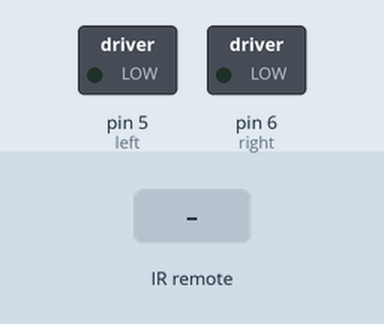
Recording of a sketch running on a simulated Arduino Uno, built with avr-gcc and run on an emulated ATmega328P. On the bench: switched loads named in the sketch (green lamp = pin HIGH). Inputs (shaded band) come from the test bench.

Above: at 1.2 s.
1.3 s: infrared code 0x9 received
At 1.37 s:
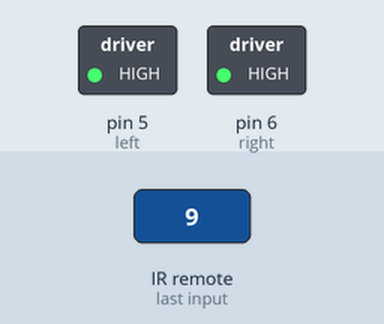
2.9 s: infrared code 0x8 received
At 2.97 s:
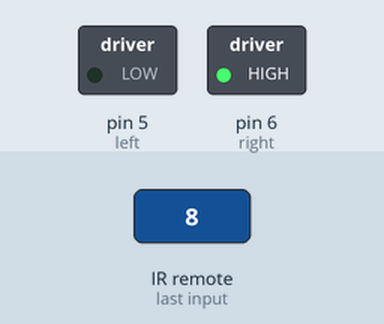
4.5 s: infrared code 0xA received
At 4.57 s:
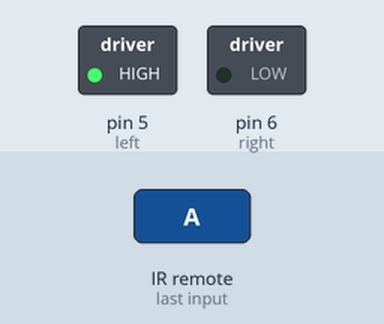
Timing chart, 0 to 7.5 s (numbered marks = the images above; inputs shaded):
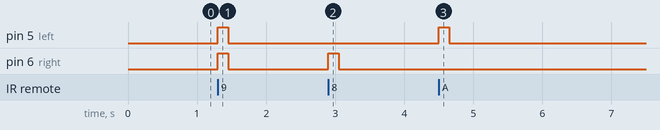

The sketch:

fridge_magnet_robot.ino
```cpp
#include <IRremote.hpp>

//pin definitions
#define left 5
#define right 6

uint16_t command = 0;
uint16_t pcommand = 0;
unsigned long ptime = 0;

// function init
void moveLeftMotor();
void moveRightMotor();

void setup() {
  // put your setup code here, to run once:
  Serial.begin(115200);
  IrReceiver.begin(2, ENABLE_LED_FEEDBACK);
  pinMode(left,OUTPUT);
  pinMode(right,OUTPUT);
}

void loop() {
  // put your main code here, to run repeatedly:
  if (IrReceiver.decode()) {
    // IrReceiver.printIRResultMinimal(&Serial);
    // Serial.println();
    IrReceiver.resume();
    ptime = millis();
    command = IrReceiver.decodedIRData.command; //eight bits
    if(command != 0x0){
      pcommand = command;
    }


    if(pcommand == 0x9){ //forward
      digitalWrite(left,1);
      digitalWrite(right,1);
    }else if(pcommand == 0x8){ // left
      digitalWrite(left,0);
      digitalWrite(right,1);
    }else if(pcommand == 0xA){ //right
      digitalWrite(left,1);
      digitalWrite(right,0);
    }else{
      digitalWrite(left,0);
      digitalWrite(right,0);
    }
  }
  else{
    if(millis() - ptime > 150){
      digitalWrite(left,0);
      digitalWrite(right,0);
    }
  }
}
```

Measured:
- after the input at 1.3 s, pin 5 (left), pin 6 (right): LOW → HIGH at once, → LOW 0.15 s later
- after the input at 2.9 s, pin 6 (right): LOW → HIGH at once, → LOW 0.15 s later
- after the input at 4.5 s, pin 5 (left): LOW → HIGH at once, → LOW 0.15 s later
